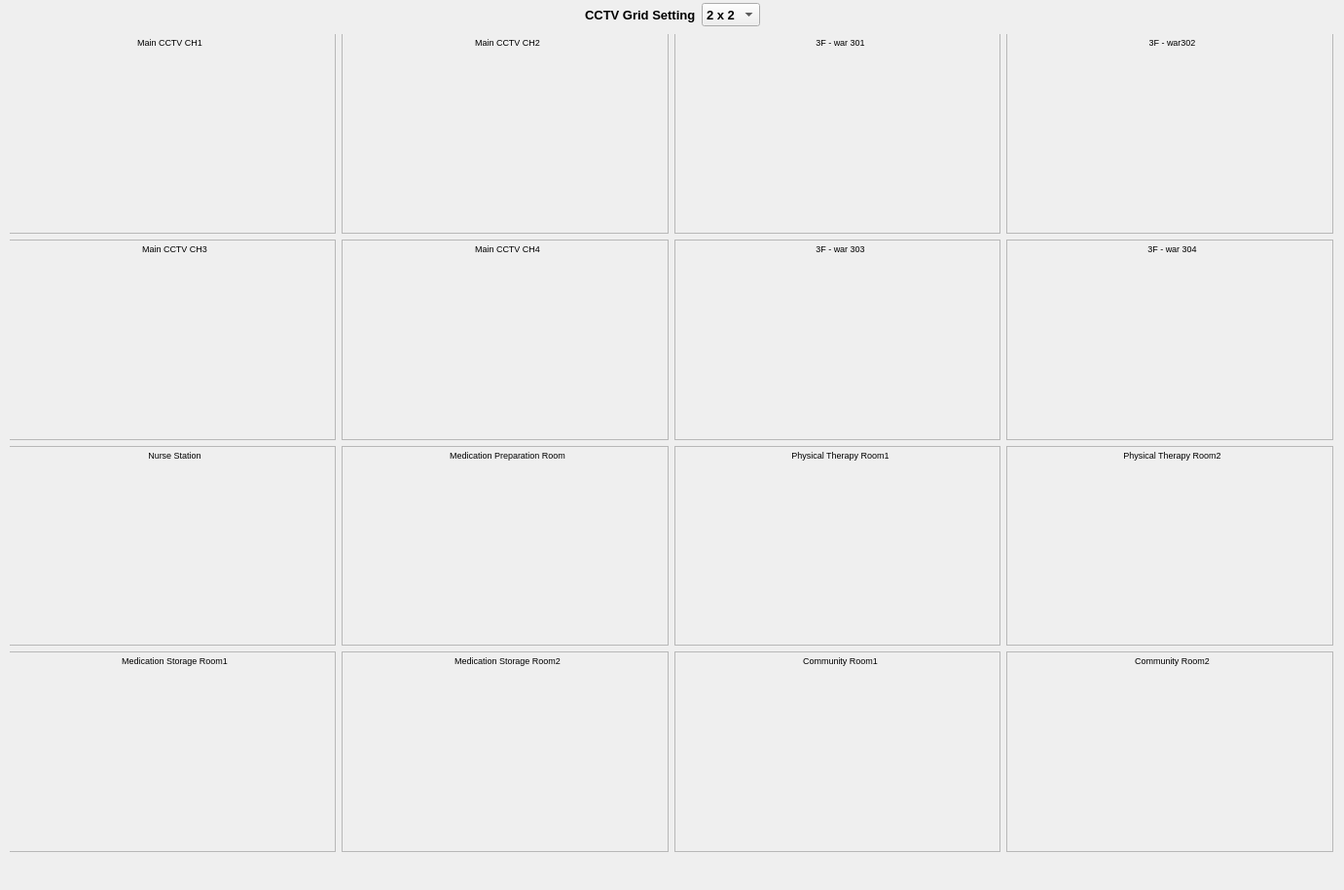
<?xml version="1.0" encoding="UTF-8"?>
<ui version="4.0">
 <class>AllCctvWindow</class>
 <widget class="QMainWindow" name="AllCctvWindow">
  <property name="geometry">
   <rect>
    <x>0</x>
    <y>0</y>
    <width>1381</width>
    <height>914</height>
   </rect>
  </property>
  <property name="sizePolicy">
   <sizepolicy hsizetype="Expanding" vsizetype="Expanding">
    <horstretch>0</horstretch>
    <verstretch>0</verstretch>
   </sizepolicy>
  </property>
  <property name="windowTitle">
   <string>All CCTV</string>
  </property>
  <widget class="QWidget" name="centralWidget">
   <property name="sizePolicy">
    <sizepolicy hsizetype="Expanding" vsizetype="Expanding">
     <horstretch>0</horstretch>
     <verstretch>0</verstretch>
    </sizepolicy>
   </property>
   <widget class="QWidget" name="verticalLayoutWidget">
    <property name="geometry">
     <rect>
      <x>10</x>
      <y>0</y>
      <width>1361</width>
      <height>881</height>
     </rect>
    </property>
    <layout class="QVBoxLayout" name="verticalLayout_root" stretch="1,0">
     <property name="sizeConstraint">
      <enum>QLayout::SizeConstraint::SetNoConstraint</enum>
     </property>
     <item>
      <widget class="QWidget" name="topBar" native="true">
       <property name="sizePolicy">
        <sizepolicy hsizetype="Expanding" vsizetype="Expanding">
         <horstretch>0</horstretch>
         <verstretch>0</verstretch>
        </sizepolicy>
       </property>
       <property name="maximumSize">
        <size>
         <width>16777215</width>
         <height>29</height>
        </size>
       </property>
       <widget class="QWidget" name="horizontalLayoutWidget">
        <property name="geometry">
         <rect>
          <x>0</x>
          <y>0</y>
          <width>1361</width>
          <height>31</height>
         </rect>
        </property>
        <layout class="QHBoxLayout" name="horizontalLayout">
         <item>
          <spacer name="horizontalSpacer_2">
           <property name="orientation">
            <enum>Qt::Orientation::Horizontal</enum>
           </property>
           <property name="sizeHint" stdset="0">
            <size>
             <width>40</width>
             <height>20</height>
            </size>
           </property>
          </spacer>
         </item>
         <item>
          <widget class="QLabel" name="labelTitle">
           <property name="maximumSize">
            <size>
             <width>16777215</width>
             <height>23</height>
            </size>
           </property>
           <property name="font">
            <font>
             <pointsize>10</pointsize>
             <bold>true</bold>
            </font>
           </property>
           <property name="text">
            <string>CCTV Grid Setting</string>
           </property>
          </widget>
         </item>
         <item>
          <widget class="QComboBox" name="comboGrid">
           <property name="minimumSize">
            <size>
             <width>1</width>
             <height>0</height>
            </size>
           </property>
           <property name="maximumSize">
            <size>
             <width>72</width>
             <height>24</height>
            </size>
           </property>
           <property name="font">
            <font>
             <pointsize>10</pointsize>
             <bold>true</bold>
            </font>
           </property>
           <item>
            <property name="text">
             <string>2 x 2</string>
            </property>
           </item>
           <item>
            <property name="text">
             <string>3 x 3</string>
            </property>
           </item>
           <item>
            <property name="text">
             <string>4 x 4</string>
            </property>
           </item>
          </widget>
         </item>
         <item>
          <spacer name="horizontalSpacer">
           <property name="orientation">
            <enum>Qt::Orientation::Horizontal</enum>
           </property>
           <property name="sizeHint" stdset="0">
            <size>
             <width>40</width>
             <height>20</height>
            </size>
           </property>
          </spacer>
         </item>
        </layout>
       </widget>
      </widget>
     </item>
     <item>
      <widget class="QWidget" name="gridArea" native="true">
       <property name="sizePolicy">
        <sizepolicy hsizetype="Expanding" vsizetype="Expanding">
         <horstretch>0</horstretch>
         <verstretch>0</verstretch>
        </sizepolicy>
       </property>
       <widget class="QWidget" name="gridLayoutWidget">
        <property name="geometry">
         <rect>
          <x>-1</x>
          <y>-1</y>
          <width>1361</width>
          <height>841</height>
         </rect>
        </property>
        <layout class="QGridLayout" name="gridLayout_tiles" rowstretch="1,1,1,1" columnstretch="1,1,1,1">
         <item row="0" column="2">
          <widget class="QFrame" name="tile05">
           <property name="sizePolicy">
            <sizepolicy hsizetype="Expanding" vsizetype="Expanding">
             <horstretch>0</horstretch>
             <verstretch>0</verstretch>
            </sizepolicy>
           </property>
           <property name="frameShape">
            <enum>QFrame::Shape::StyledPanel</enum>
           </property>
           <property name="frameShadow">
            <enum>QFrame::Shadow::Raised</enum>
           </property>
           <widget class="QWidget" name="verticalLayoutWidget_132">
            <property name="geometry">
             <rect>
              <x>0</x>
              <y>0</y>
              <width>341</width>
              <height>211</height>
             </rect>
            </property>
            <layout class="QVBoxLayout" name="verticalLayout_tile05">
             <item>
              <widget class="QLabel" name="labelVideoTitle05">
               <property name="sizePolicy">
                <sizepolicy hsizetype="Expanding" vsizetype="Expanding">
                 <horstretch>0</horstretch>
                 <verstretch>0</verstretch>
                </sizepolicy>
               </property>
               <property name="maximumSize">
                <size>
                 <width>16777215</width>
                 <height>18</height>
                </size>
               </property>
               <property name="font">
                <font>
                 <pointsize>7</pointsize>
                </font>
               </property>
               <property name="text">
                <string>3F - war 301</string>
               </property>
               <property name="alignment">
                <set>Qt::AlignmentFlag::AlignCenter</set>
               </property>
              </widget>
             </item>
             <item>
              <widget class="GstVideoWidget" name="labelVideo_tile05" native="true"/>
             </item>
            </layout>
           </widget>
          </widget>
         </item>
         <item row="3" column="1">
          <widget class="QFrame" name="tile12">
           <property name="sizePolicy">
            <sizepolicy hsizetype="Expanding" vsizetype="Expanding">
             <horstretch>0</horstretch>
             <verstretch>0</verstretch>
            </sizepolicy>
           </property>
           <property name="frameShape">
            <enum>QFrame::Shape::StyledPanel</enum>
           </property>
           <property name="frameShadow">
            <enum>QFrame::Shadow::Raised</enum>
           </property>
           <widget class="QWidget" name="verticalLayoutWidget_131">
            <property name="geometry">
             <rect>
              <x>0</x>
              <y>0</y>
              <width>341</width>
              <height>211</height>
             </rect>
            </property>
            <layout class="QVBoxLayout" name="verticalLayout_tile12">
             <item>
              <widget class="QLabel" name="labelVideoTitle12">
               <property name="sizePolicy">
                <sizepolicy hsizetype="Expanding" vsizetype="Expanding">
                 <horstretch>0</horstretch>
                 <verstretch>0</verstretch>
                </sizepolicy>
               </property>
               <property name="maximumSize">
                <size>
                 <width>16777215</width>
                 <height>18</height>
                </size>
               </property>
               <property name="font">
                <font>
                 <pointsize>7</pointsize>
                </font>
               </property>
               <property name="text">
                <string>Medication Storage Room2</string>
               </property>
               <property name="alignment">
                <set>Qt::AlignmentFlag::AlignCenter</set>
               </property>
              </widget>
             </item>
             <item>
              <widget class="GstVideoWidget" name="labelVideo_tile12" native="true"/>
             </item>
            </layout>
           </widget>
          </widget>
         </item>
         <item row="0" column="1">
          <widget class="QFrame" name="tile02">
           <property name="sizePolicy">
            <sizepolicy hsizetype="Expanding" vsizetype="Expanding">
             <horstretch>0</horstretch>
             <verstretch>0</verstretch>
            </sizepolicy>
           </property>
           <property name="frameShape">
            <enum>QFrame::Shape::StyledPanel</enum>
           </property>
           <property name="frameShadow">
            <enum>QFrame::Shadow::Raised</enum>
           </property>
           <widget class="QWidget" name="verticalLayoutWidget_130">
            <property name="geometry">
             <rect>
              <x>0</x>
              <y>0</y>
              <width>341</width>
              <height>211</height>
             </rect>
            </property>
            <layout class="QVBoxLayout" name="verticalLayout_tile02">
             <item>
              <widget class="QLabel" name="labelVideoTitle02">
               <property name="sizePolicy">
                <sizepolicy hsizetype="Expanding" vsizetype="Expanding">
                 <horstretch>0</horstretch>
                 <verstretch>0</verstretch>
                </sizepolicy>
               </property>
               <property name="maximumSize">
                <size>
                 <width>16777215</width>
                 <height>18</height>
                </size>
               </property>
               <property name="font">
                <font>
                 <pointsize>7</pointsize>
                </font>
               </property>
               <property name="text">
                <string>Main CCTV CH2</string>
               </property>
               <property name="alignment">
                <set>Qt::AlignmentFlag::AlignCenter</set>
               </property>
              </widget>
             </item>
             <item>
              <widget class="GstVideoWidget" name="labelVideo_tile02" native="true"/>
             </item>
            </layout>
           </widget>
          </widget>
         </item>
         <item row="0" column="0">
          <widget class="QFrame" name="tile01">
           <property name="sizePolicy">
            <sizepolicy hsizetype="Expanding" vsizetype="Expanding">
             <horstretch>0</horstretch>
             <verstretch>0</verstretch>
            </sizepolicy>
           </property>
           <property name="frameShape">
            <enum>QFrame::Shape::StyledPanel</enum>
           </property>
           <property name="frameShadow">
            <enum>QFrame::Shadow::Raised</enum>
           </property>
           <widget class="QWidget" name="verticalLayoutWidget_129">
            <property name="geometry">
             <rect>
              <x>0</x>
              <y>0</y>
              <width>331</width>
              <height>201</height>
             </rect>
            </property>
            <layout class="QVBoxLayout" name="verticalLayout_tile01">
             <property name="sizeConstraint">
              <enum>QLayout::SizeConstraint::SetDefaultConstraint</enum>
             </property>
             <property name="topMargin">
              <number>0</number>
             </property>
             <item>
              <widget class="QLabel" name="labelVideoTitle01">
               <property name="sizePolicy">
                <sizepolicy hsizetype="Expanding" vsizetype="Expanding">
                 <horstretch>0</horstretch>
                 <verstretch>0</verstretch>
                </sizepolicy>
               </property>
               <property name="maximumSize">
                <size>
                 <width>16777215</width>
                 <height>18</height>
                </size>
               </property>
               <property name="font">
                <font>
                 <pointsize>7</pointsize>
                </font>
               </property>
               <property name="text">
                <string>Main CCTV CH1</string>
               </property>
               <property name="alignment">
                <set>Qt::AlignmentFlag::AlignCenter</set>
               </property>
              </widget>
             </item>
             <item>
              <widget class="GstVideoWidget" name="labelVideo_tile01" native="true"/>
             </item>
            </layout>
           </widget>
          </widget>
         </item>
         <item row="3" column="3">
          <widget class="QFrame" name="tile16">
           <property name="sizePolicy">
            <sizepolicy hsizetype="Expanding" vsizetype="Expanding">
             <horstretch>0</horstretch>
             <verstretch>0</verstretch>
            </sizepolicy>
           </property>
           <property name="frameShape">
            <enum>QFrame::Shape::StyledPanel</enum>
           </property>
           <property name="frameShadow">
            <enum>QFrame::Shadow::Raised</enum>
           </property>
           <widget class="QWidget" name="verticalLayoutWidget_128">
            <property name="geometry">
             <rect>
              <x>0</x>
              <y>0</y>
              <width>341</width>
              <height>211</height>
             </rect>
            </property>
            <layout class="QVBoxLayout" name="verticalLayout_tile16">
             <item>
              <widget class="QLabel" name="labelVideoTitle16">
               <property name="sizePolicy">
                <sizepolicy hsizetype="Expanding" vsizetype="Expanding">
                 <horstretch>0</horstretch>
                 <verstretch>0</verstretch>
                </sizepolicy>
               </property>
               <property name="maximumSize">
                <size>
                 <width>16777215</width>
                 <height>18</height>
                </size>
               </property>
               <property name="font">
                <font>
                 <pointsize>7</pointsize>
                </font>
               </property>
               <property name="text">
                <string>Community Room2</string>
               </property>
               <property name="alignment">
                <set>Qt::AlignmentFlag::AlignCenter</set>
               </property>
              </widget>
             </item>
             <item>
              <widget class="GstVideoWidget" name="labelVideo_tile16" native="true"/>
             </item>
            </layout>
           </widget>
          </widget>
         </item>
         <item row="0" column="3">
          <widget class="QFrame" name="tile06">
           <property name="sizePolicy">
            <sizepolicy hsizetype="Expanding" vsizetype="Expanding">
             <horstretch>0</horstretch>
             <verstretch>0</verstretch>
            </sizepolicy>
           </property>
           <property name="frameShape">
            <enum>QFrame::Shape::StyledPanel</enum>
           </property>
           <property name="frameShadow">
            <enum>QFrame::Shadow::Raised</enum>
           </property>
           <widget class="QWidget" name="verticalLayoutWidget_127">
            <property name="geometry">
             <rect>
              <x>0</x>
              <y>0</y>
              <width>341</width>
              <height>211</height>
             </rect>
            </property>
            <layout class="QVBoxLayout" name="verticalLayout_tile06">
             <item>
              <widget class="QLabel" name="labelVideoTitle06">
               <property name="sizePolicy">
                <sizepolicy hsizetype="Expanding" vsizetype="Expanding">
                 <horstretch>0</horstretch>
                 <verstretch>0</verstretch>
                </sizepolicy>
               </property>
               <property name="maximumSize">
                <size>
                 <width>16777215</width>
                 <height>18</height>
                </size>
               </property>
               <property name="font">
                <font>
                 <pointsize>7</pointsize>
                </font>
               </property>
               <property name="text">
                <string>3F - war302</string>
               </property>
               <property name="alignment">
                <set>Qt::AlignmentFlag::AlignCenter</set>
               </property>
              </widget>
             </item>
             <item>
              <widget class="GstVideoWidget" name="labelVideo_tile06" native="true"/>
             </item>
            </layout>
           </widget>
          </widget>
         </item>
         <item row="3" column="0">
          <widget class="QFrame" name="tile11">
           <property name="sizePolicy">
            <sizepolicy hsizetype="Expanding" vsizetype="Expanding">
             <horstretch>0</horstretch>
             <verstretch>0</verstretch>
            </sizepolicy>
           </property>
           <property name="frameShape">
            <enum>QFrame::Shape::StyledPanel</enum>
           </property>
           <property name="frameShadow">
            <enum>QFrame::Shadow::Raised</enum>
           </property>
           <widget class="QWidget" name="verticalLayoutWidget_126">
            <property name="geometry">
             <rect>
              <x>0</x>
              <y>0</y>
              <width>341</width>
              <height>211</height>
             </rect>
            </property>
            <layout class="QVBoxLayout" name="verticalLayout_tile11">
             <item>
              <widget class="QLabel" name="labelVideoTitle11">
               <property name="sizePolicy">
                <sizepolicy hsizetype="Expanding" vsizetype="Expanding">
                 <horstretch>0</horstretch>
                 <verstretch>0</verstretch>
                </sizepolicy>
               </property>
               <property name="maximumSize">
                <size>
                 <width>16777215</width>
                 <height>18</height>
                </size>
               </property>
               <property name="font">
                <font>
                 <pointsize>7</pointsize>
                </font>
               </property>
               <property name="text">
                <string>Medication Storage Room1</string>
               </property>
               <property name="alignment">
                <set>Qt::AlignmentFlag::AlignCenter</set>
               </property>
              </widget>
             </item>
             <item>
              <widget class="GstVideoWidget" name="labelVideo_tile11" native="true"/>
             </item>
            </layout>
           </widget>
          </widget>
         </item>
         <item row="1" column="0">
          <widget class="QFrame" name="tile03">
           <property name="sizePolicy">
            <sizepolicy hsizetype="Expanding" vsizetype="Expanding">
             <horstretch>0</horstretch>
             <verstretch>0</verstretch>
            </sizepolicy>
           </property>
           <property name="frameShape">
            <enum>QFrame::Shape::StyledPanel</enum>
           </property>
           <property name="frameShadow">
            <enum>QFrame::Shadow::Raised</enum>
           </property>
           <widget class="QWidget" name="verticalLayoutWidget_136">
            <property name="geometry">
             <rect>
              <x>0</x>
              <y>0</y>
              <width>341</width>
              <height>211</height>
             </rect>
            </property>
            <layout class="QVBoxLayout" name="verticalLayout_tile03">
             <item>
              <widget class="QLabel" name="labelVideoTitle03">
               <property name="sizePolicy">
                <sizepolicy hsizetype="Expanding" vsizetype="Expanding">
                 <horstretch>0</horstretch>
                 <verstretch>0</verstretch>
                </sizepolicy>
               </property>
               <property name="maximumSize">
                <size>
                 <width>16777215</width>
                 <height>18</height>
                </size>
               </property>
               <property name="font">
                <font>
                 <pointsize>7</pointsize>
                </font>
               </property>
               <property name="text">
                <string>Main CCTV CH3</string>
               </property>
               <property name="alignment">
                <set>Qt::AlignmentFlag::AlignCenter</set>
               </property>
              </widget>
             </item>
             <item>
              <widget class="GstVideoWidget" name="labelVideo_tile03" native="true"/>
             </item>
            </layout>
           </widget>
          </widget>
         </item>
         <item row="3" column="2">
          <widget class="QFrame" name="tile15">
           <property name="sizePolicy">
            <sizepolicy hsizetype="Expanding" vsizetype="Expanding">
             <horstretch>0</horstretch>
             <verstretch>0</verstretch>
            </sizepolicy>
           </property>
           <property name="frameShape">
            <enum>QFrame::Shape::StyledPanel</enum>
           </property>
           <property name="frameShadow">
            <enum>QFrame::Shadow::Raised</enum>
           </property>
           <widget class="QWidget" name="verticalLayoutWidget_133">
            <property name="geometry">
             <rect>
              <x>0</x>
              <y>0</y>
              <width>341</width>
              <height>211</height>
             </rect>
            </property>
            <layout class="QVBoxLayout" name="verticalLayout_tile15">
             <item>
              <widget class="QLabel" name="labelVideoTitle15">
               <property name="sizePolicy">
                <sizepolicy hsizetype="Expanding" vsizetype="Expanding">
                 <horstretch>0</horstretch>
                 <verstretch>0</verstretch>
                </sizepolicy>
               </property>
               <property name="maximumSize">
                <size>
                 <width>16777215</width>
                 <height>18</height>
                </size>
               </property>
               <property name="font">
                <font>
                 <pointsize>7</pointsize>
                </font>
               </property>
               <property name="text">
                <string>Community Room1</string>
               </property>
               <property name="alignment">
                <set>Qt::AlignmentFlag::AlignCenter</set>
               </property>
              </widget>
             </item>
             <item>
              <widget class="GstVideoWidget" name="labelVideo_tile15" native="true"/>
             </item>
            </layout>
           </widget>
          </widget>
         </item>
         <item row="2" column="0">
          <widget class="QFrame" name="tile09">
           <property name="sizePolicy">
            <sizepolicy hsizetype="Expanding" vsizetype="Expanding">
             <horstretch>0</horstretch>
             <verstretch>0</verstretch>
            </sizepolicy>
           </property>
           <property name="frameShape">
            <enum>QFrame::Shape::StyledPanel</enum>
           </property>
           <property name="frameShadow">
            <enum>QFrame::Shadow::Raised</enum>
           </property>
           <widget class="QWidget" name="verticalLayoutWidget_137">
            <property name="geometry">
             <rect>
              <x>0</x>
              <y>0</y>
              <width>341</width>
              <height>211</height>
             </rect>
            </property>
            <layout class="QVBoxLayout" name="verticalLayout_tile09">
             <item>
              <widget class="QLabel" name="labelVideoTitle09">
               <property name="sizePolicy">
                <sizepolicy hsizetype="Expanding" vsizetype="Expanding">
                 <horstretch>0</horstretch>
                 <verstretch>0</verstretch>
                </sizepolicy>
               </property>
               <property name="maximumSize">
                <size>
                 <width>16777215</width>
                 <height>18</height>
                </size>
               </property>
               <property name="font">
                <font>
                 <pointsize>7</pointsize>
                </font>
               </property>
               <property name="text">
                <string>Nurse Station</string>
               </property>
               <property name="alignment">
                <set>Qt::AlignmentFlag::AlignCenter</set>
               </property>
              </widget>
             </item>
             <item>
              <widget class="GstVideoWidget" name="labelVideo_tile09" native="true"/>
             </item>
            </layout>
           </widget>
          </widget>
         </item>
         <item row="1" column="1">
          <widget class="QFrame" name="tile04">
           <property name="sizePolicy">
            <sizepolicy hsizetype="Expanding" vsizetype="Expanding">
             <horstretch>0</horstretch>
             <verstretch>0</verstretch>
            </sizepolicy>
           </property>
           <property name="frameShape">
            <enum>QFrame::Shape::StyledPanel</enum>
           </property>
           <property name="frameShadow">
            <enum>QFrame::Shadow::Raised</enum>
           </property>
           <widget class="QWidget" name="verticalLayoutWidget_138">
            <property name="geometry">
             <rect>
              <x>0</x>
              <y>0</y>
              <width>341</width>
              <height>211</height>
             </rect>
            </property>
            <layout class="QVBoxLayout" name="verticalLayout_tile04">
             <item>
              <widget class="QLabel" name="labelVideoTitle04">
               <property name="sizePolicy">
                <sizepolicy hsizetype="Expanding" vsizetype="Expanding">
                 <horstretch>0</horstretch>
                 <verstretch>0</verstretch>
                </sizepolicy>
               </property>
               <property name="maximumSize">
                <size>
                 <width>16777215</width>
                 <height>18</height>
                </size>
               </property>
               <property name="font">
                <font>
                 <pointsize>7</pointsize>
                </font>
               </property>
               <property name="text">
                <string>Main CCTV CH4</string>
               </property>
               <property name="alignment">
                <set>Qt::AlignmentFlag::AlignCenter</set>
               </property>
              </widget>
             </item>
             <item>
              <widget class="GstVideoWidget" name="labelVideo_tile04" native="true"/>
             </item>
            </layout>
           </widget>
          </widget>
         </item>
         <item row="2" column="1">
          <widget class="QFrame" name="tile10">
           <property name="sizePolicy">
            <sizepolicy hsizetype="Expanding" vsizetype="Expanding">
             <horstretch>0</horstretch>
             <verstretch>0</verstretch>
            </sizepolicy>
           </property>
           <property name="frameShape">
            <enum>QFrame::Shape::StyledPanel</enum>
           </property>
           <property name="frameShadow">
            <enum>QFrame::Shadow::Raised</enum>
           </property>
           <widget class="QWidget" name="verticalLayoutWidget_139">
            <property name="geometry">
             <rect>
              <x>0</x>
              <y>0</y>
              <width>341</width>
              <height>211</height>
             </rect>
            </property>
            <layout class="QVBoxLayout" name="verticalLayout_tile10">
             <item>
              <widget class="QLabel" name="labelVideoTitle10">
               <property name="sizePolicy">
                <sizepolicy hsizetype="Expanding" vsizetype="Expanding">
                 <horstretch>0</horstretch>
                 <verstretch>0</verstretch>
                </sizepolicy>
               </property>
               <property name="maximumSize">
                <size>
                 <width>16777215</width>
                 <height>18</height>
                </size>
               </property>
               <property name="font">
                <font>
                 <pointsize>7</pointsize>
                </font>
               </property>
               <property name="text">
                <string>Medication Preparation Room</string>
               </property>
               <property name="alignment">
                <set>Qt::AlignmentFlag::AlignCenter</set>
               </property>
              </widget>
             </item>
             <item>
              <widget class="GstVideoWidget" name="labelVideo_tile10" native="true"/>
             </item>
            </layout>
           </widget>
          </widget>
         </item>
         <item row="1" column="2">
          <widget class="QFrame" name="tile07">
           <property name="sizePolicy">
            <sizepolicy hsizetype="Expanding" vsizetype="Expanding">
             <horstretch>0</horstretch>
             <verstretch>0</verstretch>
            </sizepolicy>
           </property>
           <property name="frameShape">
            <enum>QFrame::Shape::StyledPanel</enum>
           </property>
           <property name="frameShadow">
            <enum>QFrame::Shadow::Raised</enum>
           </property>
           <widget class="QWidget" name="verticalLayoutWidget_140">
            <property name="geometry">
             <rect>
              <x>0</x>
              <y>0</y>
              <width>341</width>
              <height>211</height>
             </rect>
            </property>
            <layout class="QVBoxLayout" name="verticalLayout_tile07">
             <item>
              <widget class="QLabel" name="labelVideoTitle07">
               <property name="sizePolicy">
                <sizepolicy hsizetype="Expanding" vsizetype="Expanding">
                 <horstretch>0</horstretch>
                 <verstretch>0</verstretch>
                </sizepolicy>
               </property>
               <property name="maximumSize">
                <size>
                 <width>16777215</width>
                 <height>18</height>
                </size>
               </property>
               <property name="font">
                <font>
                 <pointsize>7</pointsize>
                </font>
               </property>
               <property name="text">
                <string>3F - war 303</string>
               </property>
               <property name="alignment">
                <set>Qt::AlignmentFlag::AlignCenter</set>
               </property>
              </widget>
             </item>
             <item>
              <widget class="GstVideoWidget" name="labelVideo_tile07" native="true"/>
             </item>
            </layout>
           </widget>
          </widget>
         </item>
         <item row="2" column="2">
          <widget class="QFrame" name="tile13">
           <property name="sizePolicy">
            <sizepolicy hsizetype="Expanding" vsizetype="Expanding">
             <horstretch>0</horstretch>
             <verstretch>0</verstretch>
            </sizepolicy>
           </property>
           <property name="frameShape">
            <enum>QFrame::Shape::StyledPanel</enum>
           </property>
           <property name="frameShadow">
            <enum>QFrame::Shadow::Raised</enum>
           </property>
           <widget class="QWidget" name="verticalLayoutWidget_141">
            <property name="geometry">
             <rect>
              <x>0</x>
              <y>0</y>
              <width>341</width>
              <height>211</height>
             </rect>
            </property>
            <layout class="QVBoxLayout" name="verticalLayout_tile13">
             <item>
              <widget class="QLabel" name="labelVideoTitle13">
               <property name="sizePolicy">
                <sizepolicy hsizetype="Expanding" vsizetype="Expanding">
                 <horstretch>0</horstretch>
                 <verstretch>0</verstretch>
                </sizepolicy>
               </property>
               <property name="maximumSize">
                <size>
                 <width>16777215</width>
                 <height>18</height>
                </size>
               </property>
               <property name="font">
                <font>
                 <pointsize>7</pointsize>
                </font>
               </property>
               <property name="text">
                <string>Physical Therapy Room1</string>
               </property>
               <property name="alignment">
                <set>Qt::AlignmentFlag::AlignCenter</set>
               </property>
              </widget>
             </item>
             <item>
              <widget class="GstVideoWidget" name="labelVideo_tile13" native="true"/>
             </item>
            </layout>
           </widget>
          </widget>
         </item>
         <item row="1" column="3">
          <widget class="QFrame" name="tile08">
           <property name="sizePolicy">
            <sizepolicy hsizetype="Expanding" vsizetype="Expanding">
             <horstretch>0</horstretch>
             <verstretch>0</verstretch>
            </sizepolicy>
           </property>
           <property name="frameShape">
            <enum>QFrame::Shape::StyledPanel</enum>
           </property>
           <property name="frameShadow">
            <enum>QFrame::Shadow::Raised</enum>
           </property>
           <widget class="QWidget" name="verticalLayoutWidget_142">
            <property name="geometry">
             <rect>
              <x>0</x>
              <y>0</y>
              <width>341</width>
              <height>211</height>
             </rect>
            </property>
            <layout class="QVBoxLayout" name="verticalLayout_tile08">
             <item>
              <widget class="QLabel" name="labelVideoTitle08">
               <property name="sizePolicy">
                <sizepolicy hsizetype="Expanding" vsizetype="Expanding">
                 <horstretch>0</horstretch>
                 <verstretch>0</verstretch>
                </sizepolicy>
               </property>
               <property name="maximumSize">
                <size>
                 <width>16777215</width>
                 <height>18</height>
                </size>
               </property>
               <property name="font">
                <font>
                 <pointsize>7</pointsize>
                </font>
               </property>
               <property name="text">
                <string>3F - war 304</string>
               </property>
               <property name="alignment">
                <set>Qt::AlignmentFlag::AlignCenter</set>
               </property>
              </widget>
             </item>
             <item>
              <widget class="GstVideoWidget" name="labelVideo_tile08" native="true"/>
             </item>
            </layout>
           </widget>
          </widget>
         </item>
         <item row="2" column="3">
          <widget class="QFrame" name="tile14">
           <property name="sizePolicy">
            <sizepolicy hsizetype="Expanding" vsizetype="Expanding">
             <horstretch>0</horstretch>
             <verstretch>0</verstretch>
            </sizepolicy>
           </property>
           <property name="frameShape">
            <enum>QFrame::Shape::StyledPanel</enum>
           </property>
           <property name="frameShadow">
            <enum>QFrame::Shadow::Raised</enum>
           </property>
           <widget class="QWidget" name="verticalLayoutWidget_143">
            <property name="geometry">
             <rect>
              <x>0</x>
              <y>0</y>
              <width>341</width>
              <height>211</height>
             </rect>
            </property>
            <layout class="QVBoxLayout" name="verticalLayout_tile14">
             <item>
              <widget class="QLabel" name="labelVideoTitle14">
               <property name="sizePolicy">
                <sizepolicy hsizetype="Expanding" vsizetype="Expanding">
                 <horstretch>0</horstretch>
                 <verstretch>0</verstretch>
                </sizepolicy>
               </property>
               <property name="maximumSize">
                <size>
                 <width>16777215</width>
                 <height>18</height>
                </size>
               </property>
               <property name="font">
                <font>
                 <pointsize>7</pointsize>
                </font>
               </property>
               <property name="text">
                <string>Physical Therapy Room2</string>
               </property>
               <property name="alignment">
                <set>Qt::AlignmentFlag::AlignCenter</set>
               </property>
              </widget>
             </item>
             <item>
              <widget class="GstVideoWidget" name="labelVideo_tile14" native="true"/>
             </item>
            </layout>
           </widget>
          </widget>
         </item>
        </layout>
       </widget>
      </widget>
     </item>
    </layout>
   </widget>
  </widget>
 </widget>
 <customwidgets>
  <customwidget>
   <class>GstVideoWidget</class>
   <extends>QWidget</extends>
   <header>gstvideowidget.h</header>
   <container>1</container>
  </customwidget>
 </customwidgets>
 <resources/>
 <connections/>
</ui>
